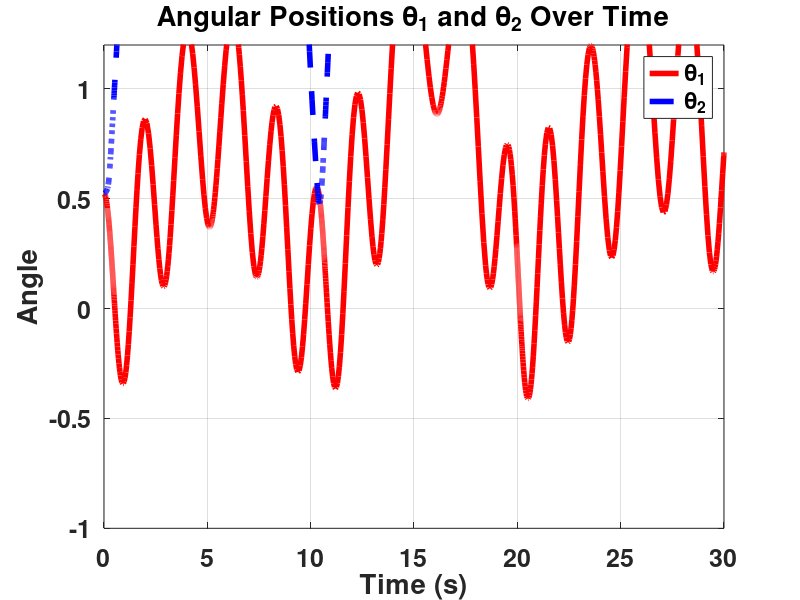

Write MATLAB code to recreate this figure. (Note: this script raises an error after producing the figure.)
function single_link_manipulator_simulation()
    % System parameters 
    
    I = 1.0;     
   J = 1.0;     
    m0 = 1.0;     
    g = 9.81;  
    L = 1.0;     
    k = 1.0;     
    a = m0 * g * L / I; 
    b = k / I;   
    c = k / J;    
    d = 1 / J;    

    % Control parameters from Theorem 1
    K = 8;       % Control gain for sliding mode control
    delta = 1.1;  % Uncertainty parameter from Theorem 1

    % Define lambda bound from Equation (7)
    q = 3; 
    n = 4;  % Number of states
    lambda_bound = 1 / (2 * (q + n - 1)); 
    lambda = 0.9 * lambda_bound;  

    % Values for r_i and s_i from Equation (9)
    r_i = [1.5, 2.0, 1.8]; 
    s_i = [0.9, 1.0, 1.2];  

    % Compute epsilon from Equation (8)
    epsilon = (lambda * K) / (2 * max([r_i, s_i]));

    % Uncertainty bounds for omega 
    underline_omega_0 = .5; overline_omega_0 = 3;
    underline_omega_1 = 0.5; overline_omega_1 = 2;
    underline_omega_2 = 0.2; overline_omega_2 = 1.5;
    underline_omega_3 = 0.1; overline_omega_3 = 1;

    % Define nu and w from the draft (based on the event-triggering condition)
    nu = 0.001;  % event-triggering threshold
    w = 0.0005;  % Chosen value for w, smaller than nu

    % Matrix M for sliding surface (from draft)
    M = [1, 3, 3];  % Example values for the sliding surface weights

    % Initial conditions (z(0))
    z0 = [pi/6; 0; pi/6; 0];  
    t_span = [0, 30];  

    % Solve 
    [t, x] = ode45(@(t, x) manipulator_dynamics(t, x, M, K, lambda, epsilon, delta, nu, w, a, b, c, d, ...
                                                 underline_omega_0, overline_omega_0, ...
                                                 underline_omega_1, overline_omega_1, ...
                                                 underline_omega_2, overline_omega_2, ...
                                                 underline_omega_3, overline_omega_3), ...
                   t_span, z0);

    % Plot the results
    figure('Position', [100, 100, 1600, 1200], 'Color', 'w');
    plot(t, x(:,1), 'r', 'LineWidth', 4);
    hold on;
    plot(t, x(:,3), 'b--', 'LineWidth', 4);
    xlabel('Time (s)', 'FontSize', 24, 'FontWeight', 'bold');
    ylabel('Angle', 'FontSize', 24, 'FontWeight', 'bold');
    title('Angular Positions \theta_1 and \theta_2 Over Time', 'FontSize', 30, 'FontWeight', 'bold');
    legend('\theta_1', '\theta_2', 'Location', 'Best', 'FontSize', 24, 'FontWeight', 'bold');
    set(gca, 'FontSize', 18, 'FontWeight', 'bold');
    grid on;
    ylim([-1, 1.2]);
    yticks(-1:0.5:1); 
    ax = gca;
    ax.YAxis.FontSize = 24; 
    ax.YAxis.FontWeight = 'bold'; 
    set(gca, 'YTickLabel', get(gca,'YTickLabel'), 'FontSize', 24, 'FontWeight', 'bold');
    print(gcf, 'high_res_figure.png', '-dpng', '-r300');
end

function dx = manipulator_dynamics(t, x, M, K, lambda, epsilon, delta, nu, w, a, b, c, d, ...
                                   underline_omega_0, overline_omega_0, ...
                                   underline_omega_1, overline_omega_1, ...
                                   underline_omega_2, overline_omega_2, ...
                                   underline_omega_3, overline_omega_3)
    % Sliding surface
    sigma = compute_sigma(x, M, lambda);

    %  sigma_dot
    sigma_dot = compute_sigma_dot(x, M, a, b, c);  % Time derivative of sliding surface

    %  state-dependent uncertainties (72)
    [omega_0, omega_1, omega_2, omega_3] = compute_omega(x, a, b, c, d);

    %  event-triggered control mechanism
    u = event_triggered_control(t, x, sigma, sigma_dot, K, epsilon, delta, nu, w, omega_0, omega_1, omega_2, omega_3);

    % System dynamics update
    dx = [x(2);
          -a * sin(x(1)) - b * (x(1) - x(3));
          x(4);
          c * (x(1) - x(3)) + d * u];
end

function sigma = compute_sigma(x, M, lambda)
    % Sliding surface calculation (sigma) with M
    sigma = lambda * (M(1)*x(1) + M(2)*x(2) + M(3)*x(3) + x(4));  
end

function sigma_dot = compute_sigma_dot(x, M, a, b, c)
    % Time derivative of sliding surface calculation (sigma_dot)
 
    
   sigma_dot = M(1)*x(2) + M(2)*(-a * sin(x(1)) - b * (x(1) - x(3))) + M(3)*x(4);



end 

function u = event_triggered_control(t, x, sigma, sigma_dot, K, epsilon, delta, nu, w, omega_0, omega_1, omega_2, omega_3)
    % Control law with event-triggering from Theorem 1
    sign_sigma = sign(sigma);

    % Compute \mathcal{A}_i(x) 
    A = compute_A(x, epsilon);  
    
    % Compute \mathcal{B}
    x_sharp = compute_x_sharp(x);  
    B = compute_B(x_sharp, epsilon);  
    
    % Control law from Equation 22
    u = -K * sign_sigma + abs(sign_sigma) * (A + B);

    % Apply event-triggering mechanism 
    if abs(sigma) > nu && abs(sigma_dot) > w * delta  % Case 1: sigma > nu 
        u = u + 8;  % Control self adjustment during event-trigger
    
    elseif abs(sigma) == nu  % Case 2: sigma equals nu
        % Keep the control input until sigma hits w 
   
    elseif abs(sigma) < w  % Case 3: sigma is less than w
        % Wait for sigma to hit nu again
    end


end

function x_sharp = compute_x_sharp(x)
   
    x_sharp = [x(2), x(3), x(4)];  
end

function A_val = compute_A(x, epsilon)

    g_i = [x(1), x(2), x(3)];  

    % Approximate using Equation (12)


    if abs(g_i(1)) >= epsilon
        A_val = 2 * abs(g_i(1));  
    else
        A_val = (-1) * (g_i(1) / epsilon);  
    end
end

function B_val = compute_B(x_sharp, epsilon)
    % Piecewise function \mathcal B based on x_sharp
    if abs(x_sharp(1)) >= epsilon
        B_val = 0.8 * abs(x_sharp(1)) + 0.5 * abs(x_sharp(2));  % Apply original B function
    else
        B_val = (-1) * (x_sharp(1) / epsilon);  % Approximate using Equation (12)
    end
end

function [omega_0, omega_1, omega_2, omega_3] = compute_omega(x, a, b, c, d)
    theta1 = x(1);
    theta1_dot = x(2);
    
    % Compute omega values as per Equation (72) in the draft
  
    
    omega_0 = b * d;  
    omega_1 = -a * c;  
    omega_2 = a * sin(theta1);  
    omega_3 = -(a * cos(theta1) + b + c);  


end 
